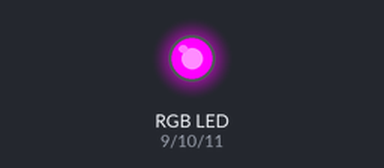
Recording of a sketch running on a simulated Arduino Uno, built with avr-gcc and run on an emulated ATmega328P. On the bench: an RGB LED mixed from three pins (HIGH = lit).

Above: at 0.1 s.
Timing chart, 0 to 1.6 s (numbered marks = the images above):
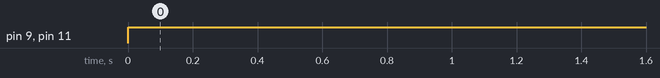

Measured:
- by itself, pin 9 (redLEDPin), pin 11 (blueLEDPin): LOW → HIGH at 0.00 s

The sketch:

RGB_LED_1.1.ino
```cpp
const int greenLEDPin = 10;    // LED connected to digital pin 9
const int redLEDPin = 9;     // LED connected to digital pin 10
const int blueLEDPin = 11;    // LED connected to digital pin 11

int redValue = 200; // value to write to the red LED
int greenValue = 20; // value to write to the green LED
int blueValue = 255; // value to write to the blue LED/ pin with the photoresistor with the blue gel


void setup() {
  // initialize serial communications at 9600 bps:
  Serial.begin(9600);

  // set the digital pins as outputs
  pinMode(greenLEDPin, OUTPUT);
  pinMode(redLEDPin, OUTPUT);
  pinMode(blueLEDPin, OUTPUT);
}

void loop() {

  analogWrite(redLEDPin, 255);
 analogWrite(greenLEDPin, 0);
 analogWrite(blueLEDPin, 255);

}
```
